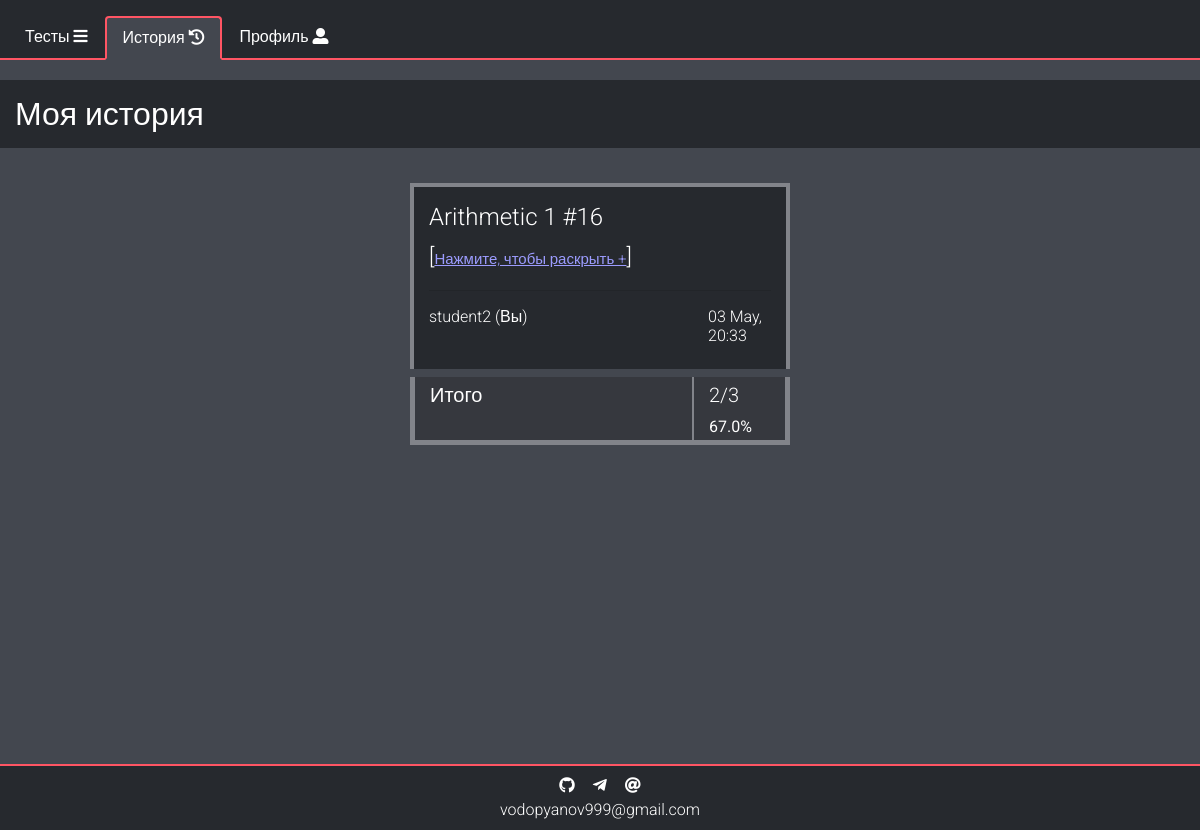
Page /statistics (signed in) on the committed database.
### data/statistics.py (models this page shows, shortened)
class Result(SqlAlchemyBase):
    __tablename__ = 'result'
    id = sqlalchemy.Column(sqlalchemy.Integer,
                           primary_key=True, autoincrement=True)
    test_id = sqlalchemy.Column(sqlalchemy.Integer, sqlalchemy.ForeignKey('tests.id'))
    user_id = sqlalchemy.Column(sqlalchemy.Integer, sqlalchemy.ForeignKey('users.id'))
    is_finished = sqlalchemy.Column(sqlalchemy.Boolean, default=False)
    is_deleted = sqlalchemy.Column(sqlalchemy.Boolean, default=False)
    end_date = sqlalchemy.Column(sqlalchemy.DateTime, default=datetime.datetime.now())
    test = orm.relation("Test")
    user = orm.relation('User')
    rows = orm.relation("ResultRow", back_populates="result")

### data/tests.py (models this page shows, shortened)
class Test(SqlAlchemyBase):
    __tablename__ = 'tests'
    id = sqlalchemy.Column(sqlalchemy.Integer,
                           primary_key=True, autoincrement=True)
    name = sqlalchemy.Column(sqlalchemy.String, nullable=False)
    description = sqlalchemy.Column(sqlalchemy.String, nullable=True)
    creator_id = sqlalchemy.Column(sqlalchemy.Integer, sqlalchemy.ForeignKey("users.id"))
    creator = orm.relation("User")
    questions = orm.relation("Question", back_populates='test')
    statistics = orm.relation("Result", back_populates='test')
    groups = orm.relation("Group",
                          secondary="groups_to_tests")

### data/users.py (models this page shows, shortened)
class User(SqlAlchemyBase, UserMixin):
    __tablename__ = 'users'
    id = sqlalchemy.Column(sqlalchemy.Integer,
                           primary_key=True, autoincrement=True)
    nickname = sqlalchemy.Column(sqlalchemy.String, unique=True, nullable=False)
    hashed_password = sqlalchemy.Column(sqlalchemy.String, nullable=True)
    creator_id = sqlalchemy.Column(sqlalchemy.Integer, sqlalchemy.ForeignKey("users.id"))
    type_id = sqlalchemy.Column(sqlalchemy.Integer,
                                sqlalchemy.ForeignKey("user_types.id"), default=3)
    secret_code = sqlalchemy.Column(sqlalchemy.String, nullable=False)
    chat_id = sqlalchemy.Column(sqlalchemy.Integer, nullable=True, default=0)
    results = orm.relation("Result", back_populates='user')
    user_type = orm.relation("UserType")
    notifications = orm.relation("Notification", back_populates='user')
    created = orm.relation("User")
    tests = orm.relation("Test", back_populates='creator')
    created_groups = orm.relation("Group", back_populates='creator')
    groups = orm.relation("Group",
                          secondary="groups_to_users")

### main.py (the view)
@app.route("/statistics")
@login_required
def get_statistics():
    try:
        db = db_session.create_session()
        results = db.query(Result).filter(Result.user_id == current_user.id, ~Result.is_deleted).all()
        results.reverse()
        return show_statistics(results, title="Моя история")
    except sa.orm.exc.DetachedInstanceError:
        return redirect("/statistics")

### data/db_session.py (called while the page is built)
def create_session() -> Session:
    global __factory
    return __factory()

### main.py (called while the page is built)
@login_manager.user_loader
def load_user(user_id):
    session = db_session.create_session()
    session.expire_on_commit = False
    return session.query(User).get(user_id)

def show_statistics(results, title, code=0):
    if not results and code == 0:
        code = 1
    for r in results:
        all_answers = list(a.answer == a.correct for a in r.rows)
        r.n_correct_answers = all_answers.count(True)
        r.n_all_answers = len(all_answers)
        r.finish_date = datetime.datetime.strftime(r.end_date, "%d %b, %H:%M")
    return render_template("statistics.html",
                           title=title,
                           results=results,
                           code=code,
                           statistics='active')

### templates/statistics.html (shortened to what this page needs)
{% extends "base.html" %}
{% block content %}
<div class="row">
    {% if code == 0 %}
    <h2 class="header col-12">{{title}}</h2>
    {% for result in results %}
    <div class="result-item col-12 col-md-6 col-lg-4 mx-auto" result-id="{{result.id}}">
        <div class="item" id="{{result.id}}">
            <div class="row mb-2 py-3 result-header">
                <div class="col-12 text-wrap">
                    <a class="font-light" href="/statistics/{{result.test_id}}">
                        <h4>
                            {{result.test.name}} #{{result.id}}
                        </h4>
                    </a>
                    <a href="#{{result.id}}" class="toggle-info font-light" target-id="{{result.id}}">
                        [<span class="spoiler">Нажмите, чтобы раскрыть +</span>]
                    </a>
                    <hr>
                </div>
                <div class="col-8 col-sm-9 text-wrap">
                    {% if result.user and
                    (current_user == result.user or result.user in current_user.created or current_user.type_id == 1) %}
                    <a class="font-light"
                        href="/user_statistics/{{result.user.id}}">
                        <h6>
                            {% if result.user.nickname %}
                                {{result.user.nickname}} {% if current_user == result.user %}(Вы){% endif %}
                            {% else %}
                                DELETED
                            {% endif %}
                        </h6>
                    </a>
                    {% endif %}
                </div>
                <div class="col-4 col-sm-3 text-wrap">
                    <h6>{{result.finish_date}}</h6>
                </div>
            </div>
            <div class="row mt-0 mt-md-2 result">
                <div class="col-9 result-cell">Итого</div>
                <div class="col-3 result-cell
                ">
                    {{result.n_correct_answers}}/{{result.n_all_answers}}
                    <small>{{(result.n_correct_answers / result.n_all_answers * 100)|round}}%</small>
                </div>
            </div>
        </div>
    </div>
    {% endfor %}
    {% elif code == 1 %}
    <h2 class="header col-12">{{title}}</h2>
    {% elif code == 2 %}
    {% include "go_away.html" %}
    {% elif code == 3 %}
    <div class="alert alert-danger col-10 m-4">
        <h2>Такого пользователя нет</h2>
    </div>
    {% endif %}
</div>
{% endblock %}

### static/css/variables.css (style rules this page uses)
:root { --a: #26292e; --b: #ff5564; --c: #36383e; --d: #60636a; --e: #51535c; --f: #82848a; --g: #43474f; --background: var(--g); --font-dark: #000; --font-light: #fff; --link-font: #44a4ff; --test-border: var(--a); --test-font: #fff; --test-description-font: #d8d8d8; --test-background: var(--d); --question-border: var(--a); --question-border-chosen: var(--b); --question-background: var(--c); --question-answer-background: var(--f); --question-chosen: #659e3a; --question-font: #fff; --question-font-header: #e0e0e0; --question-answer-font: #000; --result-border: var(--f); --result-background-dark: var(--a); --result-background-light: var(--c); --result-font: #fff; --result-correct: #629c53; --result-incorrect: #7d4949; --result-font-correct: #fff; --nav-border: var(--b); --nav-border-hover: var(--a); --nav-border-width: 2px; --nav-background: var(--a); --nav-background-active: var(--g); --nav-background-hover: var(--c); --nav-font: #fff; --nav-font-active: #fff; --nav-font-hover: #fff; --list-item-border: var(--c); --list-item-font: #fff; --list-item-notification-font: #000; --list-item-dark-font-hover: #000; --list-item-background: var(--f); --list-item-background-dark: var(--e); --list-item-notification-background: #bfbfbf; --list-item-background-dark-hover: var(--f); --list-item-profile-font-hover: #fff; --list-item-profile-background-hover: var(--f); --list-item-danger: #dc3545; --header-background: var(--a); --header-font: #fff; --success: #3c7510; --btn-danger: #c11324; --delete-link: #b70000; --contacts-background: var(--a); --contacts-font: #fff; --contacts-font-hover: #aaa; --card-background: var(--c); --card-border: var(--b); --card-font: #fff; }

### static/css/test.css (style rules this page uses)
.item { border-radius: 5px; padding: 10px; margin-top: 15px; }

### static/css/result-table.css (style rules this page uses)
.result-header { border: 4px solid var(--result-border); border-bottom: none; font-size: 1.4em; background-color: var(--result-background-dark); }
.result-header { color: var(--result-font); }
.result-cell { font-size: 1em; background-color: var(--result-background-light); border: 1px solid var(--result-border); border-top: 0; padding-top: 3px; color: var(--result-font) }
.result { font-size: 20px; border: 4px solid var(--result-border); border-top: none; }

### static/css/utilities.css (style rules this page uses)
html { overflow: auto; }
body { background-color: var(--background); overflow-y: scroll; overflow-x: hidden; font-family: "Roboto",sans-serif; font-weight: 300; }
.spoiler { font-size: 15px; color: #9c9cff; text-decoration: underline; cursor: pointer; }
.font-light { color: var(--font-light)!important; }
.header { margin-top: 20px; padding: 15px; background-color: var(--header-background); margin-bottom: 10px; color: var(--header-font); }

### rows in the picture
Result: test.name "Arithmetic 1", id "16", user.nickname "student2", finish_date "03 May, 20:33", n_correct_answers "2", n_all_answers "3", n_correct_answers "67.0"

### other values in the picture
{{ title }} "Моя история"
